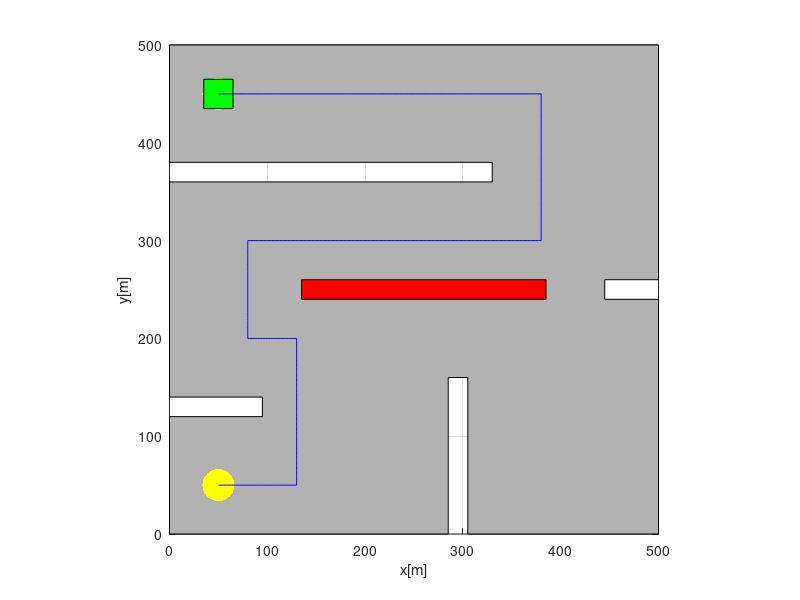
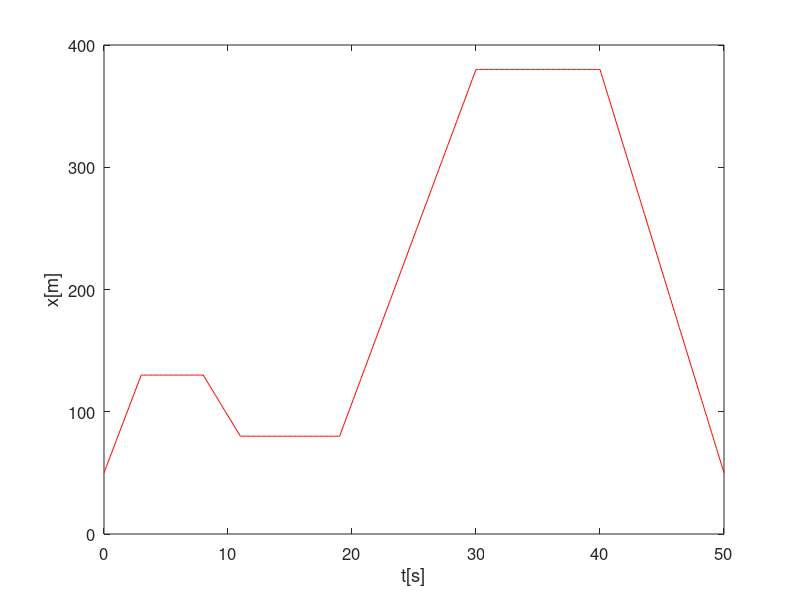
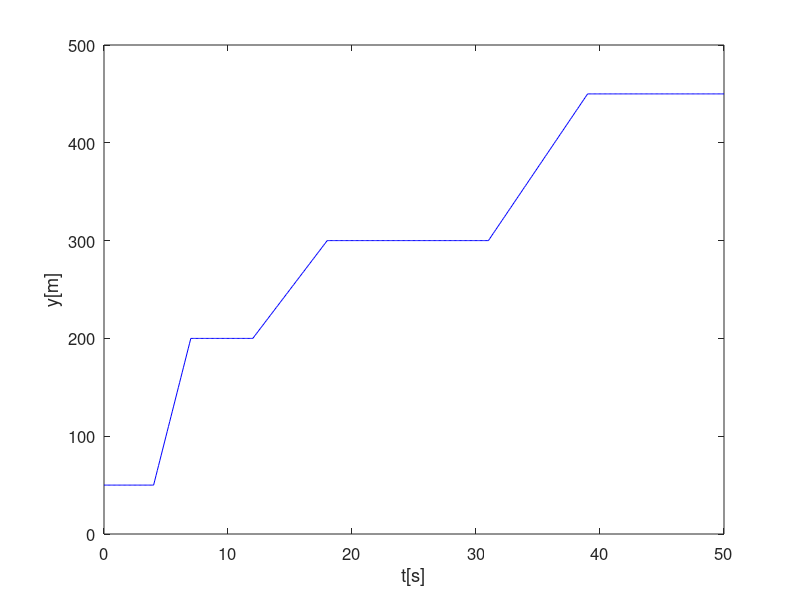
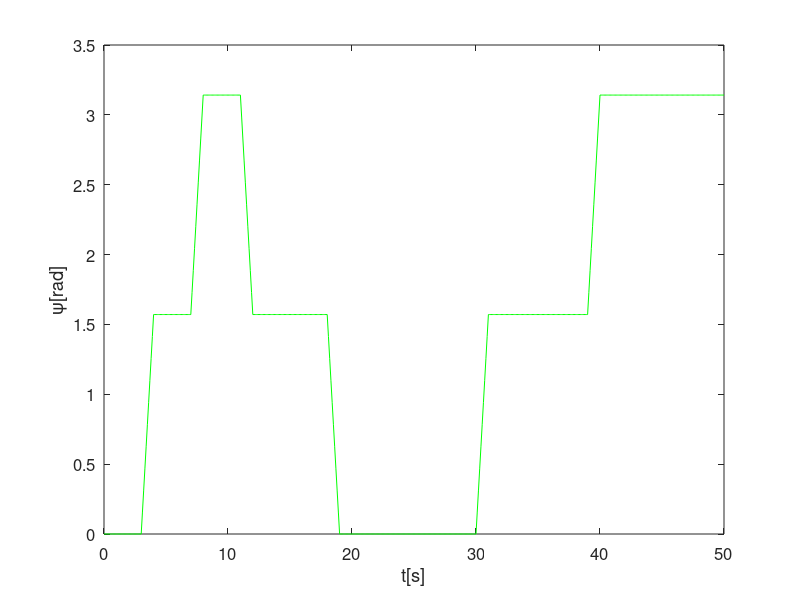

These figures' MATLAB source, in order:
clear all; clc; close all;

dt=0.1; % krok całkowania
ts=50; % czas symulacji
t=0:dt:ts; %time span

a=5; % promień koła
d_w=15; % odległość koła od środka robota (wzdłuż osi y) - dla koła różnicowego
l_w=15; % odległość koła od środka robota - dla koła wielokierunkowego

x0=50;
y0=50;
psi0=0;

eta0=[x0;y0;psi0];

eta(: , 1) = eta0; % przypisanie pierwszej kolumnie
                   % trzech warunków początkowych w kolejnych wierszach

%% czasy jazdy                 
t1=3; 
t2=4; 
t3=7; 
t4=8;
t5=11; 
t6=12; 
t7=18;
t8=19;
t9=30;
t10=31; 
t11=39; 
t12=40; 
t13=50;


for i=1:length(t)
    act_t=i*dt;
    psi = eta(3,i); %aktualna orientacja w rad
    %Jakobian macierzy:
    J_psi=[cos(psi),-sin(psi),0;
           sin(psi),cos(psi),0;
           0,0,1];
      
    if (act_t<=t1)
        omega_1=(80/(2*pi*a))*2*pi/(t1);
        omega_2=(80/(2*pi*a))*2*pi/(t1);
    elseif (act_t>t1) && (act_t<=t2) 
        omega_1=-(d_w*pi/2)*2*pi/(2*pi*a)*(t2-t1);
        omega_2=(d_w*pi/2)*2*pi/(2*pi*a)*(t2-t1);
    elseif (act_t>t2) && (act_t<=t3) 
        omega_1=(150/(2*pi*a))*2*pi/(t3-t2);
        omega_2=(150/(2*pi*a))*2*pi/(t3-t2);
    elseif (act_t>t3) && (act_t<=t4)
        omega_1=-(d_w*pi/2)*2*pi/(2*pi*a)*(t4-t3);
        omega_2=(d_w*pi/2)*2*pi/(2*pi*a)*(t4-t3);
    elseif (act_t>t4) && (act_t<=t5)
        omega_1=(50/(2*pi*a))*2*pi/(t5-t4);
        omega_2=(50/(2*pi*a))*2*pi/(t5-t4);
    elseif (act_t>t5) && (act_t<=t6)
       omega_1=(d_w*pi/2)*2*pi/(2*pi*a)*(t6-t5);
        omega_2=-(d_w*pi/2)*2*pi/(2*pi*a)*(t6-t5);
    elseif (act_t>t6) && (act_t<=t7)
       omega_1=(100/(2*pi*a))*2*pi/(t7-t6);
        omega_2=(100/(2*pi*a))*2*pi/(t7-t6);
    elseif (act_t>t7) && (act_t<=t8)
      omega_1=(d_w*pi/2)*2*pi/(2*pi*a)*(t8-t7);
        omega_2=-(d_w*pi/2)*2*pi/(2*pi*a)*(t8-t7);
    elseif (act_t>t8) && (act_t<=t9)
      omega_1=(300/(2*pi*a))*2*pi/(t9-t8);
        omega_2=(300/(2*pi*a))*2*pi/(t9-t8);
   elseif (act_t>t9) && (act_t<=t10)
        omega_1=-(d_w*pi/2)*2*pi/(2*pi*a)*(t10-t9);
        omega_2=(d_w*pi/2)*2*pi/(2*pi*a)*(t10-t9);
   elseif (act_t>t10) && (act_t<=t11)
       disp('t10 t11');
       omega_1=(150/(2*pi*a))*2*pi/(t11-t10);
        omega_2=(150/(2*pi*a))*2*pi/(t11-t10);
     elseif (act_t>t11) && (act_t<=t12)
         disp('t11 t12');
        omega_1=-(d_w*pi/2)*2*pi/(2*pi*a)*(t12-t11);
        omega_2=(d_w*pi/2)*2*pi/(2*pi*a)*(t12-t11);
    elseif (act_t>t12) && (act_t<=t13)
        disp('t12 t13');
       omega_1=(330/(2*pi*a))*2*pi/(t13-t12);
        omega_2=(330/(2*pi*a))*2*pi/(t13-t12);
    end

    disp(omega_1);
    disp(omega_2);

    omega=[omega_1; omega_2];

    % Macierz konfiguracji koła - zakłądając, że kąty teta=45o

     W=[a/2 a/2;
        0 0;
        -a/(2*d_w) a/(2*d_w)];

    

    zeta(:,i)=W*omega;
       
    eta_dot(:,i) = J_psi*zeta(:,i);
       
    eta(:,i+1) = eta(:,i)+dt*eta_dot(:,i); % metoda Eulera
end



% %% Wydruk funkcji
%
% figure
% plot(t, eta(1,1:i),'r-');
% hold on
%
% plot(t, eta(2,1:i),'b-');
% hold on
%
% plot(t, eta(3,1:i),'g-');
%
% xlabel('t[s]');
% ylabel('x[m], y[m], \psi[rad]');
% legend('x','y','\psi'), set(gca,'fontsize',12);
%
% figure
% plot(eta(1,1:i), eta(2,1:i));
% xlabel('x[m]');
% ylabel('y[m]');
% set(gca,'fontsize',12);



l=2*l_w;
w=2*d_w;

% Współrzędne opisujące kształ platformy
mr_co=[-l/2,l/2,l/2,-l/2,-l/2;
        -w/2,-w/2,w/2,w/2,-w/2];

figure
for i=1:length(t) % początek animacji
x=[0 285 285 305 305 500 500 445 445 500 500 0 0 330 330 0 0 95 95 0 0]
y=[0 0 160 160 0  0 240 240 260 260 500 500 380 380 360 360 140 140 120 120 0]
fill(x,y,[.7 .7 .7])
hold on
x=[135 385 385 135]
y=[240 240 260 260]
fill(x,y,'r')
hold on
plot(50, 50, '.y', 'MarkerSize',69)
hold on
plot(50, 450, '.y', 'MarkerSize',69)
hold on


psi= eta(3,i);
R_psi=[cos(psi), -sin(psi);
sin(psi),cos(psi)]; % macierz rotacji
v_pos=R_psi*mr_co;

fill(v_pos(1,:)+eta(1,i), v_pos(2,:)+eta(2,i),'g') % robot
hold on, grid on; axis([0 500 0 500]), axis square

plot(eta(1,1:i),eta(2,1:i),'b-'); % ścieżka ruchu

%legend('MR','Path'), set(gca,'fontsize',12)
xlabel('x[m]'); ylabel('y[m]');
pause(0.01)
hold off
end % koniec animacji

figure
plot(t, eta(1,1:i),'r-');
set(gca,'fontsize',12)
xlabel('t[s]')
ylabel('x[m]')

figure
plot(t, eta(2,1:i),'b-');
set(gca,'fontsize',12)
xlabel('t[s]')
ylabel('y[m]')

figure
plot(t, eta(3,1:i),'g-');
set(gca,'fontsize',12)
xlabel('t[s]')
ylabel('\psi[rad]')